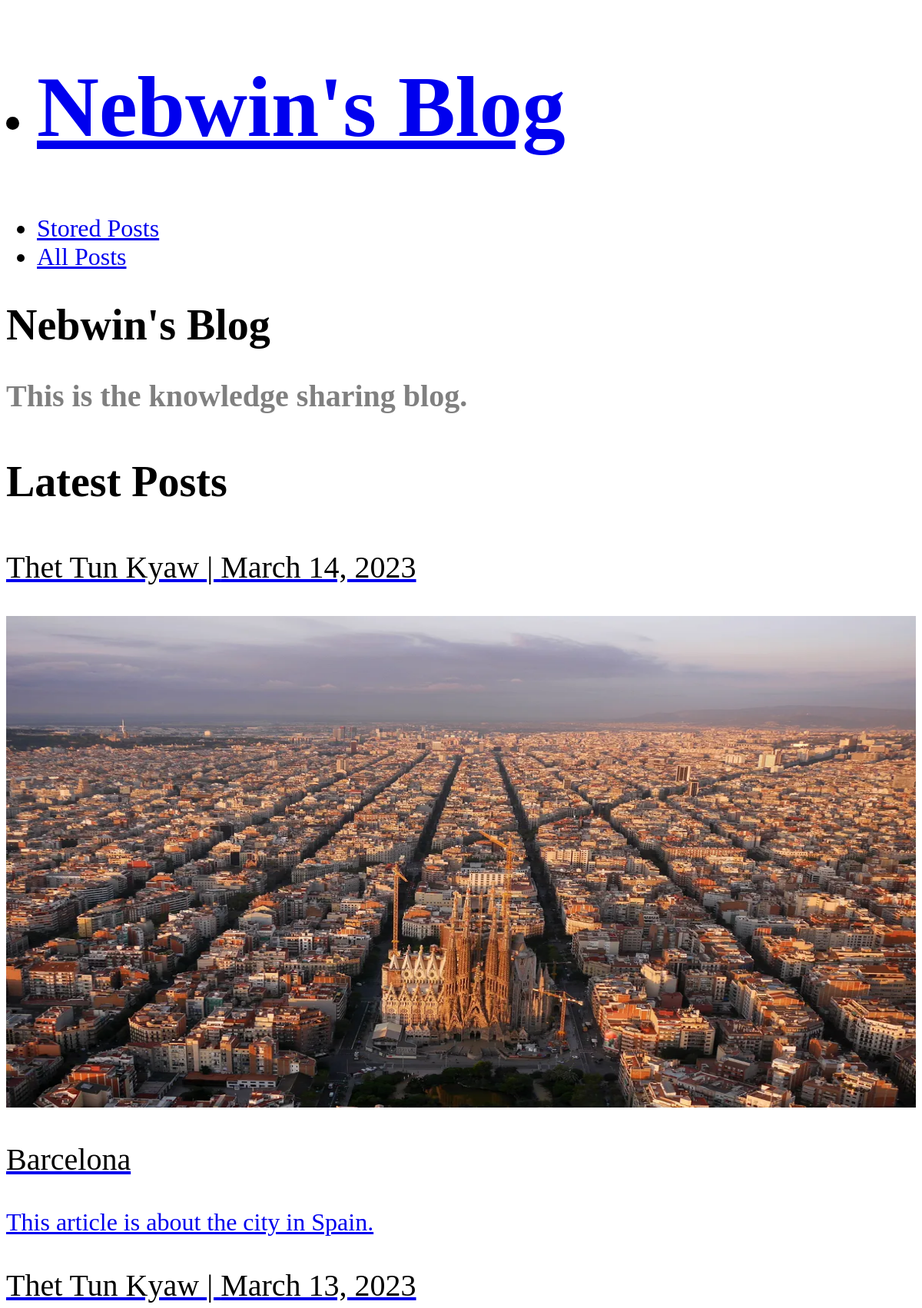
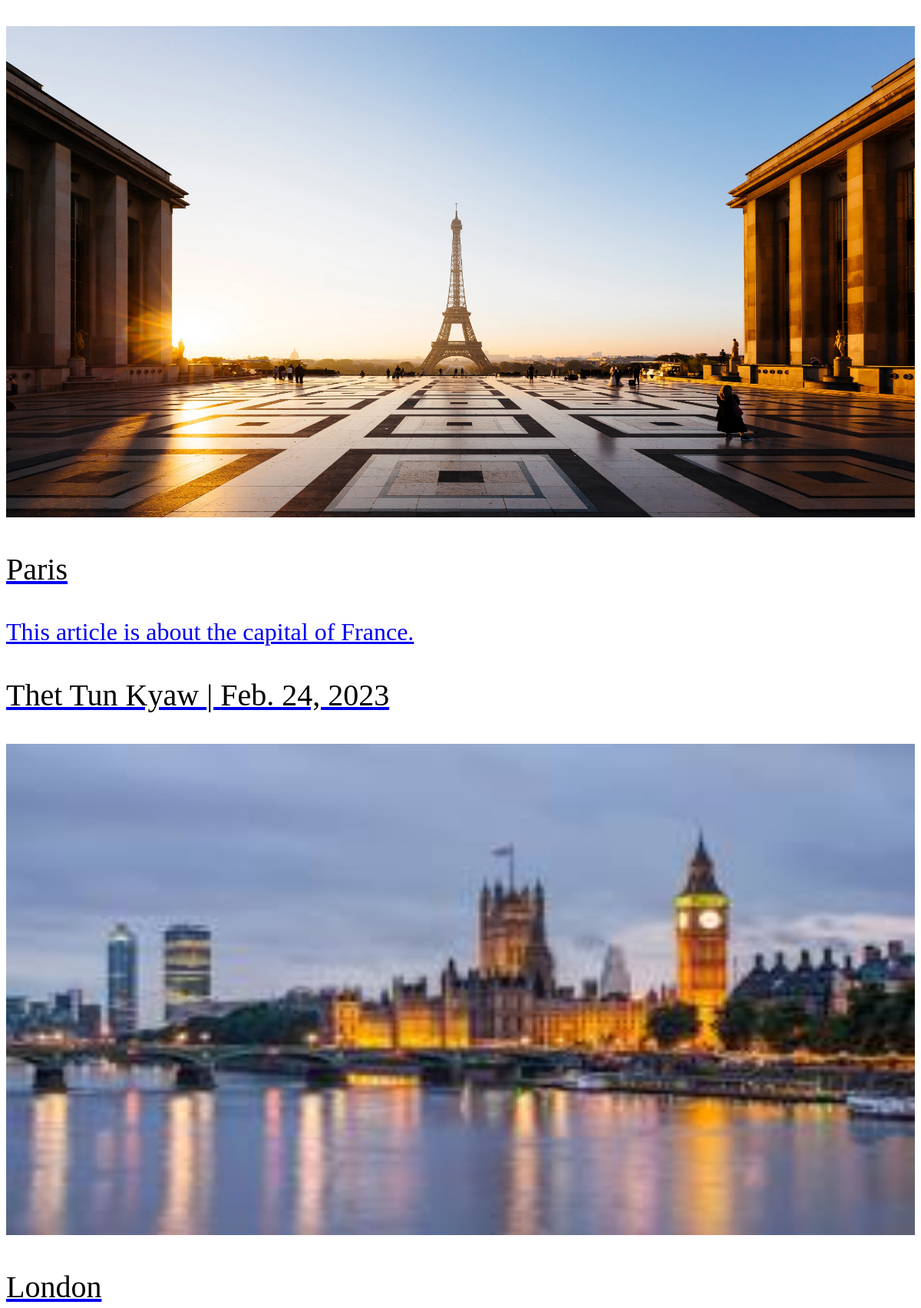
The page / (upper part) on the database its author committed (2 pictures, top to bottom).
### blogs/models.py (models this page shows, shortened)
class Banner(models.Model):
    title = models.CharField(max_length=50)
    subtitle = models.CharField(max_length=200)

class Post(models.Model):
    title = models.CharField(max_length=150)
    excerpt = models.CharField(max_length=200)
    image = models.ImageField(upload_to="posts", null=True)
    date = models.DateField(auto_now=True)
    slug = models.SlugField(unique=True, db_index=True)
    content = models.TextField(validators=[MinLengthValidator(10)])
    author = models.ForeignKey(Author, on_delete=models.SET_NULL, related_name="posts", null=True)
    tags = models.ManyToManyField(Tag)
    view_count = models.IntegerField(default=0, null=False, blank=False)

class Author(models.Model):
    first_name = models.CharField(max_length=100)
    last_name = models.CharField(max_length=100)
    email_address = models.EmailField()
    def __str__(self) -> str:
        return f"{self.first_name} {self.last_name}"

### blogs/views.py (the view)
# urls.py: path("", views.index, name="index"),
def index(request):
    banner = Banner.objects.all()[0]
    latest_posts = Post.objects.all().order_by("-date")[:6]
    most_viewed_posts = Post.objects.all().order_by("-view_count")[:6]
    return render(request, "blogs/index.html", { "banner": banner, "latest_posts": latest_posts, "most_viewed_posts": most_viewed_posts})

### blogs/templates/blogs/index.html (shortened to what this page needs)
{% extends "base.html" %}
{% load static %}
{% block content %}
    <div class="callout large primary">
        <div class="row column text-center">
          <h1 class="banner-title">{{ banner.title}}</h1>
          <h2 class="subheader page-subtitle">{{ banner.subtitle }}</h2>
        </div>
    </div>
    <div class="card large">
        <div class="row column text-center">
            <p class="page-title">Latest Posts</p>
        </div>
    </div>
    <div class="row small-up-1 medium-up-1 large-up-3">
        {% for post in latest_posts %}
        {% include 'blogs/includes/post.html' %}
        {% endfor %}
    </div>
    <br/>
{% endblock content %}

### templates/base.html (shortened to what this page needs)
{% load static %}
<!DOCTYPE html>
<html>
    <head>
        <link rel="stylesheet" href="https://dhbhdrzi4tiry.cloudfront.net/cdn/sites/foundation.min.css">
    </head>
    <body>
        <div class="top-bar">
            <div class="top-bar-left">
              <ul class="menu">
                <li class="menu-text banner-title">
                    <h1><a href="{% url 'index' %}">Nebwin's Blog</a></h1>
                </li>
                <li class="banner-section"><a href="{% url 'read_later' %}">Stored Posts</a></li>
                <li class="banner-section"><a href="{% url 'posts' %}">All Posts</a></li>
              </ul>
            </div>
          </div>
        {% block content %}{% endblock %}
    </body>
</html>

### blogs/templates/blogs/includes/post.html (shortened to what this page needs)
{% load static %}
<div class="column" >
    <a href="{% url 'post_details' post.slug %}">
        <div class="callout post">
            <p class="post-title">
                {{ post.author }} | {{ post.date }}
            </p>
            <p><img src="{{ post.image.url }}" alt="{{ post.title }}" /></p>
            <p class="lead post-title">{{ post.title }}</p>
            <p class="subheader post-subtitle">{{ post.excerpt|truncatechars:120 }}</p>
        </div>
</div>

### templates/base.html (style rules this page uses)
img { width: 100%; height: 250px; }
.post-title { color: black; }
.banner-title { color: black; font-size: 3.5rem; font-weight: bold; }
.page-title { color: black; font-size: 2rem; font-weight: bold; }
@media only screen and (min-device-width: 481px) and (max-device-width: 820px) { .banner-title { font-size: 3.5rem; } }
@media only screen and (min-device-width: 481px) and (max-device-width: 820px) { .banner-section { font-size: 2rem; } }
@media only screen and (min-device-width: 481px) and (max-device-width: 820px) { .page-title { color: black; font-size: 3.5rem; font-weight: bold; } }
@media only screen and (min-device-width: 481px) and (max-device-width: 820px) { .page-subtitle { color: gray; font-size: 2.5rem; font-weight: bold; } }
@media only screen and (min-device-width: 481px) and (max-device-width: 820px) { img { width: 100%; height: 40rem; } }
@media only screen and (min-device-width: 481px) and (max-device-width: 820px) { .post-title { color: black; font-size: 2.5rem; } }
@media only screen and (min-device-width: 481px) and (max-device-width: 820px) { .post-subtitle { font-size: 2rem; } }

### rows shown on the page
Banner: title "Nebwin's Blog", subtitle "This is the knowledge sharing blog."
Post: author "Thet Tun Kyaw", date "March 14, 2023", image (picture), title "Barcelona", excerpt "This article is about the city in Spain."
Post: author "Thet Tun Kyaw", date "March 13, 2023", image (picture), title "Paris", excerpt "This article is about the capital of France."
Post: author "Thet Tun Kyaw", date "Feb. 24, 2023", image (picture), title "London"
